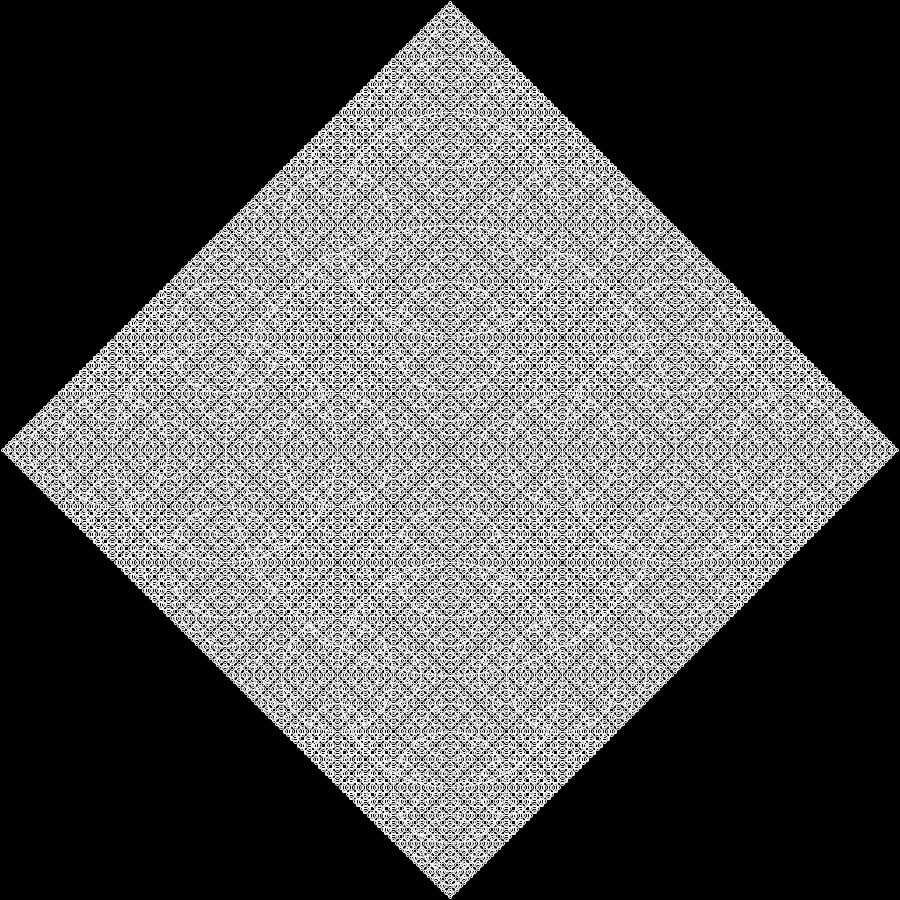
Frame 1 (no input)
Frame 60 (the mouse pressed at the canvas centre just before this capture): identical to frame 1, image omitted
Frame 120 (the mouse held since frame 60 and released just before this capture): identical to frame 1, image omitted

The Processing sketch that drew this single still picture (run headless with seeded random() and noise(); from frame 60 on, the mouse is pressed at the canvas centre):

// Processing sketch: Lab7_9
// ── Lab7_9.pde
void setup() {
  size(900, 900);
  smooth();
}

void draw() {
  background(0);
  stroke(255);
  noFill();
  drawCircle(width/2, height/2, width/2);
}

void drawCircle(float x, float y, float r) {
  ellipse(x, y, r, r);
  if (r > 7) {
    drawCircle(x - r/2, y, r/2);
    drawCircle(x + r/2, y, r/2);
    drawCircle(x, y - r/2, r/2);
    drawCircle(x, y + r/2, r/2);
  } 
}
